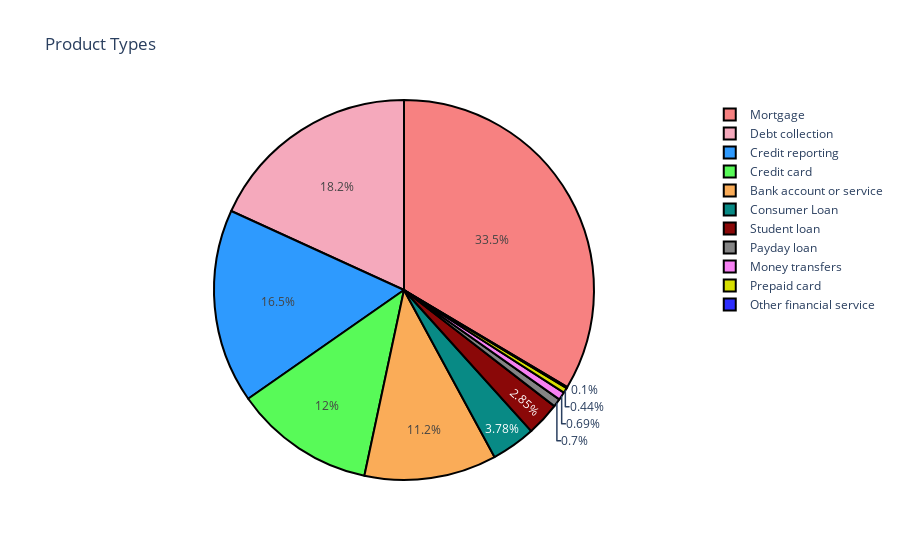

The notebook cell this image was saved under:
### Code cell
p_product_discussions = round(df["product"].value_counts() / len(df["product"]) * 100,2)

print(p_product_discussions)

labels = list(p_product_discussions.index)
values = p_product_discussions.values.tolist()
colors = ['#F78181', '#F5A9BC', '#2E9AFE', '#58FA58', '#FAAC58', '#088A85', '#8A0808', '#848484', '#F781F3', '#D7DF01', '#2E2EFE']


product_pie = go.Pie(labels=labels, values=values, 
                          marker=dict(colors=colors,
                         line=dict(color='#000000', width=2)))

layout = go.Layout(title='Product Types')

fig = go.Figure(data=[product_pie], layout=layout)
iplot(fig)
#This code calculates the percentage distribution of different product types in the `product` column of the DataFrame and then creates a pie chart to visualize this distribution using Plotly. The pie chart is customized with specific colors for each product type, and the chart is displayed interactively in the notebook with the title "Product Types."

### Figure 1 — Plotly figure (JSON) as saved in the notebook; plotly's stock layout.template omitted (floating-point values rounded to 4 significant figures)
{"data": [{"labels": ["Mortgage", "Debt collection", "Credit reporting", "Credit card", "Bank account or service", "Consumer Loan", "Student loan", "Payday loan", "Money transfers", "Prepaid card", "Other financial service"], "marker": {"colors": ["#F78181", "#F5A9BC", "#2E9AFE", "#58FA58", "#FAAC58", "#088A85", "#8A0808", "#848484", "#F781F3", "#D7DF01", "#2E2EFE"], "line": {"color": "#000000", "width": 2}}, "type": "pie", "values": [33.54, 18.18, 16.52, 11.96, 11.25, 3.78, 2.85, 0.7, 0.69, 0.44, 0.1]}], "layout": {"title": {"text": "Product Types"}}}
